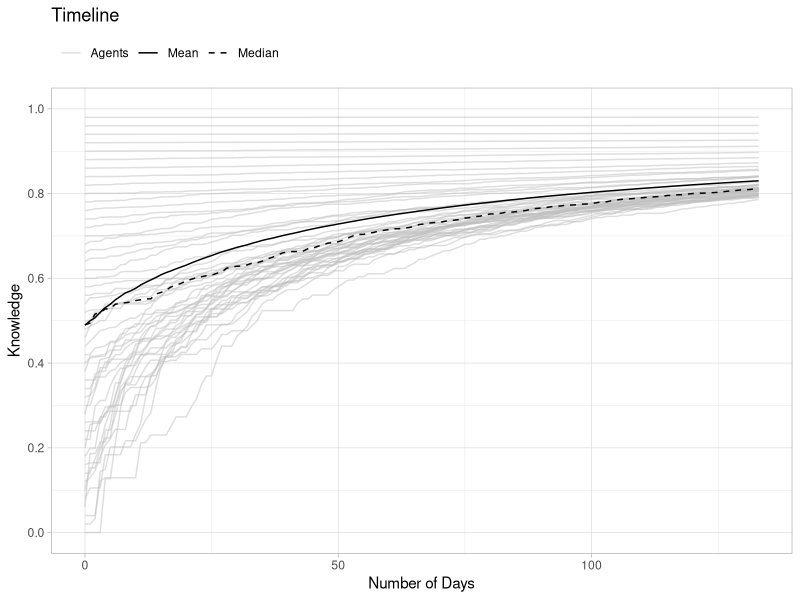
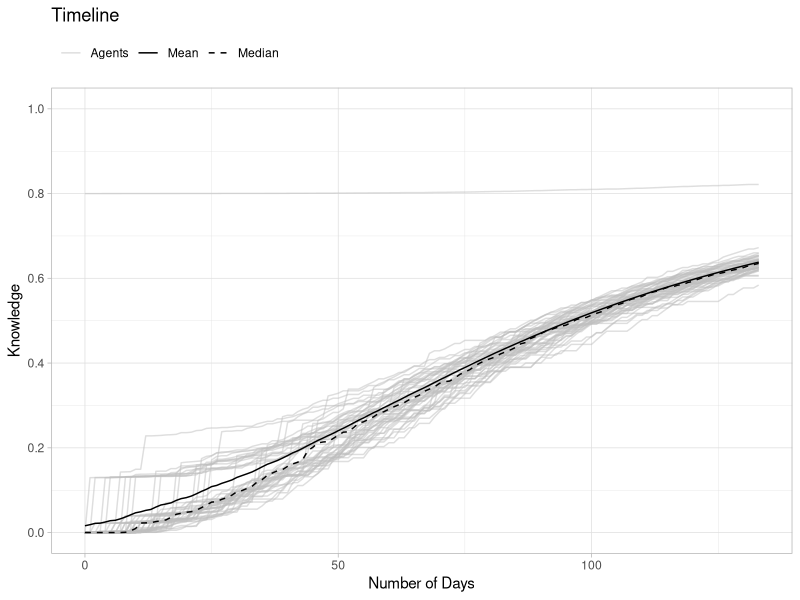

Write the R code that produced these figures, in order.
## ---- chunk 1
library(tidyverse)  
# set.seed(1)
## ---- chunk 2
nA = 5            # number of Agents
ID = seq_len(nA)  # ID of the Agents

Pop <- tibble( ID = ID )
Pop
## ---- chunk 3
set_Knowledge <- function(Pop = Pop,
                          Typ = FALSE,
                          K = Knowledge) {
  Kname <- "Knowledge"
  if (Typ != FALSE) {
    Kname <- paste(Kname, Typ, sep = "_")
  }
  Pop <- Pop %>%
    mutate(!!Kname := K)

  return(Pop)
}
## ---- chunk 4
K <- seq_len(nA)/5

Pop <- set_Knowledge( Pop = Pop, K = 0.5 )
Pop <- set_Knowledge( Pop = Pop, Typ = "A", K = K )
Pop
## ---- chunk 5
update_Knowledge <- function(Pop = Pop,
                            Typ = FALSE,
                            add = 0,
                            fac = 1) {
  Kname <- "Knowledge"
  if (Typ != FALSE) {
    Kname <- paste(Kname, Typ, sep = "_")
  }
  if (Kname %in% colnames(Pop)) {
    Pop <- Pop %>%
      mutate( !!Kname := ( .data[[Kname]] + add ) * fac )
  } else {
    Pop <- set_Knowledge(Pop = Pop, K = add, Typ = Typ)
    Pop <- Pop %>%
      mutate( !!Kname := .data[[Kname]] * fac )
  }
  return(Pop)
}
## ---- chunk 6
add <- seq_len(nA)/20
fac <- seq_len(nA)/10 

Pop <- update_Knowledge( Pop = Pop, add = add ) 
Pop <- update_Knowledge( Pop = Pop, Typ = "A", fac = fac ) 
Pop <- update_Knowledge( Pop = Pop, Typ = "B", add = add, fac = fac ) 
Pop
## ---- chunk 7
set_LearnRate <- function(Pop = Pop,
                          LR = LearnRate) {
  LRname <- "LearnRate"
  Pop <- Pop %>%
    mutate(!!LRname := LR,
           !!LRname := pmax(.data[[LRname]],1E-3))
  return(Pop)
}
## ---- chunk 8
LR <- seq_len(nA)/5  
Pop <- set_LearnRate( Pop = Pop, LR = 1 ) 
Pop
## ---- chunk 9
update_LearnRate_Knowledge <- function(Pop = Pop,
                                       Typ = FALSE) {
  LR <- "LearnRate"
  Kname <- "Knowledge"
  if (Typ != FALSE) {
    Kname <- paste(Kname, Typ, sep = "_")
  }
  if (Kname %in% colnames(Pop)) {
    Pop <- Pop %>%
      mutate( !!LR := .data[[Kname]] * 0.5 )
  }
  return(Pop)
}
## ---- chunk 10
Pop <- update_LearnRate_Knowledge( Pop = Pop )  
Pop
## ---- chunk 11
set_StudyTime <- function(Pop = Pop,
                          ST = 0) {
  STname <- "StudyTime"
  Pop <- Pop %>%
    mutate(!!STname := ST)
  return(Pop)
}
## ---- chunk 12
Pop <- set_StudyTime( Pop = Pop, ST = 3)  
Pop
## ---- chunk 13
update_StudyTime <- function(Pop = Pop,
                             dT = TimeToAdd) {
  STname <- "StudyTime"
  if (STname %in% colnames(Pop)) {
    Pop <- Pop %>%
      mutate( !!STname := .data[[STname]] + dT )
  } else {
    Pop <- set_StudyTime(Pop = Pop, ST = dT )
  }
  return(Pop)
}
## ---- chunk 14
Pop <- update_StudyTime( Pop = Pop, dT = 1)   
Pop
## ---- chunk 15
sel_SubPop <- function(Pop = Pop,
                       IDs = NULL,
                       n = 2) {
    if (is.null(IDs)) {
      IDs <- sample( Pop[["ID"]], size=n )
    }
  SubPop <- list()
  SubPop$sel <- Pop %>%
    filter(ID %in% IDs) %>%
    arrange(match(ID, IDs))
  SubPop$rest <- Pop %>%
    filter(!ID %in% IDs)
  return(SubPop)
}
## ---- chunk 16
SubPop <- sel_SubPop( Pop = Pop )
SubPop$sel
SubPop$rest
## ---- chunk 17
SubPop <- sel_SubPop( Pop = Pop , IDs = c(2, 1))
SubPop$sel
SubPop$rest
## ---- chunk 18
int_SubPop <- function(SubPop = SubPop,
                       Pop = Pop) {
  col_sort <- colnames(Pop)
  SubPop <- SubPop[, col_sort]
  IDs <- SubPop[["ID"]]
  Pop[Pop$ID %in% IDs,] <- SubPop
  Pop <- Pop %>%
    arrange(ID)
  return(Pop)
}
## ---- chunk 19
Pop
SubPop <- sel_SubPop(Pop = Pop, n = 2 )$sel
SubPop <- set_Knowledge(Pop = SubPop, K = 0)
SubPop
Pop <- int_SubPop(SubPop = SubPop, Pop = Pop)
Pop
## ---- chunk 20

get_Timeline <- function(TL = Timeline,
                          Time = 0,
                          Pop = Pop,
                          Info = name,
                          Sum = 0) {
  TLadd <- tibble( ID = Pop[["ID"]],
                   Time = Time,
                   !!Info := Pop[[Info]])
  if (Sum == 1) {
    Sumname1 <- paste(Info,"mean", sep = "_")
    Sumname2 <- paste(Info,"median", sep = "_")
    TLadd <- TLadd %>%
        mutate(!!Sumname1 := mean(Pop[[Info]], na.rm = TRUE),
               !!Sumname2 := median(Pop[[Info]], na.rm = TRUE))
    }
  if (Time == 0) {
    TL <- TLadd
  } else {
    TL <- bind_rows(TL, TLadd)
  }
  return(TL) 
}
## ---- chunk 21
Timeline <- get_Timeline( TL = Timeline, 
                           Time = 0, 
                           Pop = Pop, 
                           Info = "Knowledge", 
                           Sum = 1)
Timeline <- get_Timeline( TL = Timeline, 
                           Time = 1, 
                           Pop = Pop, 
                           Info = "Knowledge", 
                           Sum = 1)
Timeline

## ---- chunk 22
learn <- function(Pop = Pop,
                  Typ = FALSE,
                  LR = FALSE,
                  ST = StudyTime) {
  Kname <- "Knowledge"
  if (Typ != FALSE) {
    Kname <- paste(Kname, Typ, sep = "_")
  }
  if (Kname %in% colnames(Pop)) {
    K <- Pop[[Kname]]
  }
  if (LR == FALSE) {
    if ("LearnRate" %in% colnames(Pop)) {
      LR <- Pop[["LearnRate"]]
    }
  }

  T0 <- ( 1 - K )^( 1 / -LR )   # assumed time learnd allready
  K <- 1 - ( T0 + ST )^( -LR )  # Knowledge after time learnd
  
  Pop <- set_Knowledge(Pop = Pop, Typ = Typ, K = K)
  Pop <- update_StudyTime(Pop = Pop, dT = ST)
  return(Pop)
}
## ---- chunk 23
Pop <- tibble( ID = ID )
Pop <- set_Knowledge(Pop = Pop, K = 0.1)
Pop <- set_LearnRate(Pop = Pop, LR = 1)
Pop

Pop <- learn( Pop = Pop, ST = 1)
Pop
## ---- chunk 24
sel_Slot_rnd <- function(Pop = Pop,
                         psize = PrecentOfPop) {   
  sID <- "Slot_ID"
  n <- round(nrow(Pop)*psize / 2, 0)
  n <- max(n, 1)
  n <- min(n, round(nrow(Pop) / 2, 0))
  
  SubPop <- sel_SubPop( Pop = Pop, n = n)   
  Slot1 <- SubPop$sel %>%     
    mutate(!!sID := seq_len(n)) 
  SubPop <- sel_SubPop( Pop = SubPop$rest, n = n) 
  Slot2 <- SubPop$sel %>%     
    mutate(!!sID := seq_len(n))
  Slot <- bind_rows(Slot1, Slot2)
  return(Slot)  
  }  
## ---- chunk 25
Pop
Slot <- sel_Slot_rnd(Pop = Pop, psize = 1)
Slot
## ---- chunk 26
set_SlotPar <- function(Slot = Slot,
                    ST = SlotDuration) {
  LRname <- "LearnRate"
  sLRname <- "Slot_LearnRate"
  Slot <- Slot %>%
    group_by(Slot_ID) %>%
    mutate( !!sLRname := mean(.data[[LRname]], na.rm = TRUE),
            Slot_Duration := ST) %>%
    ungroup()
  return(Slot)
}

## ---- chunk 27
Slot <- set_SlotPar(Slot = Slot, ST = 1)
Slot
## ---- chunk 28
learn_Slot <- function(Slot = Slot,
                       Typ = FALSE) {
  Kname <- "Knowledge"
  if (Typ != FALSE) {
    Kname <- paste(Kname, Typ, sep = "_")
  }
  LRname <- "Slot_LearnRate"
  STname <- "Slot_Duration"
  K <- Slot[[Kname]]
  LR <- Slot[[LRname]]
  ST <- Slot[[STname]]

  T0 <- ( 1 - K )^( 1 / -LR )   # assumed time learnd allready
  K <- 1 - ( T0 + ST )^( -LR )  # Knowledge after time learnd
  Slot <- set_Knowledge(Pop = Slot, Typ = Typ, K = K)
  Slot <- update_StudyTime(Pop = Slot, dT = ST)
  return(Slot)
}
## ---- chunk 29
Slot <- learn_Slot(Slot = Slot)
Slot
## ---- chunk 30
learn_Slot <- function(Slot = Slot,                        
                       Typ = FALSE) {   
  Kname <- "Knowledge"   
  if (Typ != FALSE) {     
    Kname <- paste(Kname, Typ, sep = "_")   
  }   
  LRname <- "Slot_LearnRate"   
  STname <- "Slot_Duration"   
  K <- Slot[[Kname]]   
  LR <- Slot[[LRname]]   
  ST <- Slot[[STname]]    
  T0 <- ( 1 - K )^( 1 / -LR )   # assumed time learnd allready   
  K <- 1 - ( T0 + ST )^( -LR )  # Knowledge after time learnd   
  Slot <- set_Knowledge(Pop = Slot, Typ = Typ, K = K)   
  Slot <- update_StudyTime(Pop = Slot, dT = ST)   
  return(Slot) 
  }
## ---- chunk 31
Slot <- learn_Slot(Slot = Slot) 
Slot
## ---- chunk 32
plt_Timeline <- function(TL = Timeline) {
  ggplot(data = TL, aes(x = Time)) +
  geom_line(aes(y = Knowledge, group = ID, color = "Agents"), 
            alpha = 0.5,
            linetype = "solid") +
  geom_line(aes(y = Knowledge_mean, color = "Mean"),
            linetype = "solid")  +
  geom_line(aes(y = Knowledge_median, color = "Median"),
            linetype = "dashed") +
  ggtitle("Timeline") +
  xlab("Number of Days") +
  ylab("Knowledge") +
  scale_y_continuous(
    limits = c(0, 1),
    breaks = seq(0, 1, 0.2)
  ) +
  scale_color_manual(
    values = c("Agents" = "grey", "Mean" = "black", "Median" = "black"),
    labels = c("Agents" = "Agents", "Mean" = "Mean", "Median" = "Median")
  ) +
  theme_light() +
  theme(legend.title = element_blank(),
        legend.position = "top",
        legend.justification = "left"
        )
}
## ---- chunk 33

sim_Slot <- function(Pop = Pop,
                     Typ = FALSE,
                     psize = PrecentOfPop,
                     ST = 1,
                     STn = Itterations) {
  Kname <- "Knowledge"
  if (Typ != FALSE) {
    Kname <- paste(Kname, Typ, sep = "_")
  }
  Pop <- update_LearnRate_Knowledge( Pop = Pop )
  Pop <- set_StudyTime( Pop = Pop )
  TL <- get_Timeline( TL =TL,
                       Time = 0,
                       Pop = Pop,
                       Info = Kname,
                       Sum = 1 )
  for(i in 1:STn) {
    Slot <- sel_Slot_rnd( Pop = Pop, psize = psize )
    Slot <- set_SlotPar(Slot = Slot, ST = ST)
    Slot <- learn_Slot(Slot = Slot, Typ = Typ)
    Slot <- update_LearnRate_Knowledge( Pop = Slot )
    Slot <- update_StudyTime( Pop = Slot, dT = ST)
    Pop <- int_SubPop( SubPop = Slot, Pop = Pop )
    TL <- get_Timeline( TL =TL,
                         Time = i,
                         Pop = Pop,
                         Info = Kname,
                         Sum = 1 )
  }
    
  Output <- list( Pop = Pop,
                  TL = TL)
  return(Output)
}
## ---- chunk 34

nA <- 50                          # number of Agents
ID <- seq_len(nA)                 # ID of the Agents
K <- (seq_len(nA)-1)/50           # Knowledge

nM <- 160                         # number of meetings(mean)
psize <- 0.6
STn <- (nM * nA / 4) / (psize * nA / 2)

Pop <- tibble( ID = ID )
Pop <- set_Knowledge( Pop = Pop, K = K )
Pop

res <- sim_Slot(Pop = Pop,
                psize = psize,
                ST = 1,
                STn = STn)

mean(res$Pop[["StudyTime"]])
res$Pop
plt_Timeline(res$TL)

## ---- chunk 35
K <- 0           # Knowledge

Pop <- tibble( ID = ID )
Pop <- set_Knowledge( Pop = Pop, K = K )
Pop[ID == 1, "Knowledge"] <- 0.8
Pop

res <- sim_Slot(Pop = Pop,
                psize = psize,
                ST = 1,
                STn = STn)

res$Pop
plt_Timeline(res$TL)
